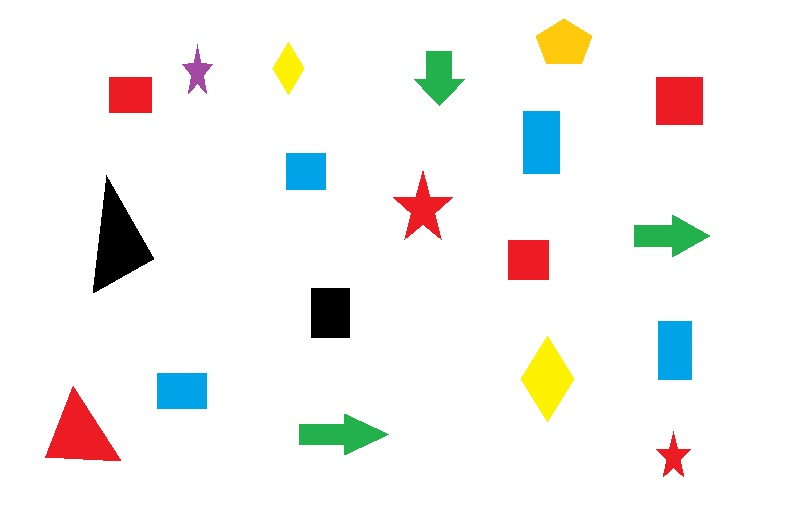
#> input picture 4termo/visaoComputacional2/atividade3/Objetos.jpg, 793 x 522 px
$ jupyter execute 'Atividade_Limiarizacao (1).ipynb'
#> lines starting #> are read from the running program, lines starting #| are printed output that depends on the picture; after the words box and inside, x2 and y2 are one past the last pixel; in counts of white or black regions, pixels touching at a corner belong together
# Modelos de cores RGB e HSV:

**RGB** (Red, Green, Blue):

O modelo RGB é baseado na adição de luz em diferentes intensidades das cores vermelho, verde e azul para criar uma ampla gama de cores.
Cada pixel em uma imagem RGB é representado por três valores numéricos, indicando a intensidade de vermelho, verde e azul, respectivamente, em uma escala de 0 a 255 (ou 0 a 1, dependendo da convenção).

**HSV** (Hue, Saturation, Value):

O modelo HSV descreve as cores em termos de sua tonalidade (matiz), saturação e valor.

*   *Hue* (H): Representa a tonalidade da cor, indicando onde a cor está localizada no espectro de cores. É expresso em graus (0 a 360) ou (0 a 180) (no opencv) ou em uma escala normalizada (0 a 1).
*   *Saturation* (S): Refere-se à pureza ou intensidade da cor. Quanto maior o valor de saturação, mais intensa é a cor. É expresso como uma porcentagem (0% a 100%) ou em uma escala normalizada (0 a 1).

*   *Value* (V): Indica a luminosidade ou brilho da cor. Quanto maior o valor de valor, mais brilhante é a cor. É expresso como uma porcentagem (0% a 100%) ou em uma escala normalizada (0 a 1).

**Relação entre RGB e HSV:**

Enquanto o modelo RGB é baseado na adição de luz para criar cores, o modelo HSV é baseado na percepção humana de cores e facilita a manipulação e descrição das cores.

A conversão de uma imagem RGB para HSV (e vice-versa) permite que as cores sejam manipuladas com base em propriedades mais intuitivas, como matiz, saturação e brilho.

A conversão entre os modelos de cores RGB e HSV é comumente usada em aplicações de processamento de imagem para segmentação de cores, detecção de objetos e ajuste de cores.

No exemplo a seguir,

*   Uma imagem colorida RGB é importada com opencv (lembre que o opencv
interpreta como BGR)
*   A imagem é ajustada de BGR para RGB para fazer seu display com a biblioteca matlibplot
*   O padrão de cores da imagem é convertido para HSV
*   São definidos intervalos para limiarização no HSV
*   A imagem limiarizada é comparada com a imagem original

# Importação da imagem
Obs: uma caixa de importação "Escolher Arquivos" abrirá logo abaixo. Escolha em seu computador Peixes.jpg. Se preferir, utilize outra forma de importação.

[cell 1]
import cv2
import numpy as np
from google.colab import files
import matplotlib.pyplot as plt

# Importar a imagem
uploaded = files.upload()
#> the answer given: Objetos.jpg
file_name = next(iter(uploaded))

# Converter a imagem para o espaço de cores HSV
image = cv2.imread(file_name)
#> image is the input picture: shape (522, 793, 3); mean B, G, R 240.4, 242.7, 243.5

image_rgb = cv2.cvtColor(image, cv2.COLOR_BGR2RGB)

plt.imshow(image_rgb)
plt.title('Imagem Original')
plt.axis('off')
plt.show()

# Conversão para HSV

[cell 2]
hsv_image = cv2.cvtColor(image, cv2.COLOR_BGR2HSV)
#> hsv_image: shape (522, 793, 3); mean H, S, V 12.8, 16, 249.4

# Limiarização

[cell 3]
# Definir os limiares para H, S e V
lower_threshold = np.array([0, 0, 0])  # Limiar inferior para H, S, V
upper_threshold = np.array([22, 255, 255])  # Limiar superior para H, S, V

# Aplicar os limiares na imagem HSV
masked_image = cv2.inRange(hsv_image, lower_threshold, upper_threshold)
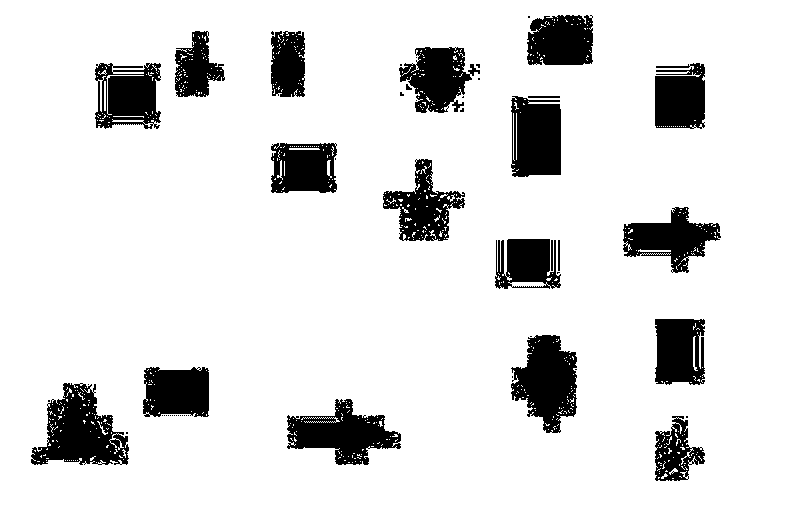
#> masked_image: shape (522, 793); 87.6% white; 54 black regions (33 under 20 px), largest, box (x1, y1, x2, y2) and area: (31, 383, 129, 465) 4538, (511, 335, 577, 433) 4215, (287, 399, 401, 465) 3899

# Criar a imagem final aplicando a máscara
result_bgr = cv2.bitwise_and(image, image, mask=masked_image)

# Conversão da imagem HSV limiarizada em RGB e Comparação com a imagem original

[cell 4]
# Converter a imagem resultante para o formato RGB
result_rgb = cv2.cvtColor(result_bgr, cv2.COLOR_BGR2RGB)

# Exibir a imagem original e a imagem resultante
plt.figure(figsize=(10, 5))

plt.subplot(1, 2, 1)
plt.imshow(image_rgb)
plt.title('Original Image')
plt.axis('off')

plt.subplot(1, 2, 2)
plt.imshow(result_rgb)
plt.title('Thresholded Image')
plt.axis('off')

plt.show()
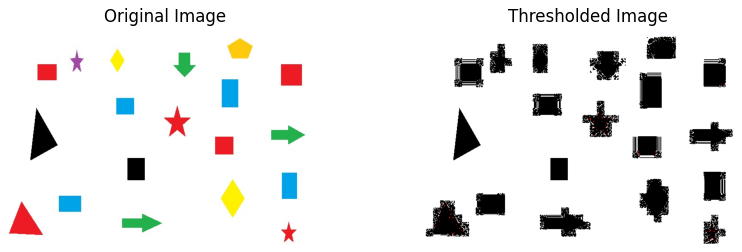
#> figure drawn by matplotlib, 2 panels
